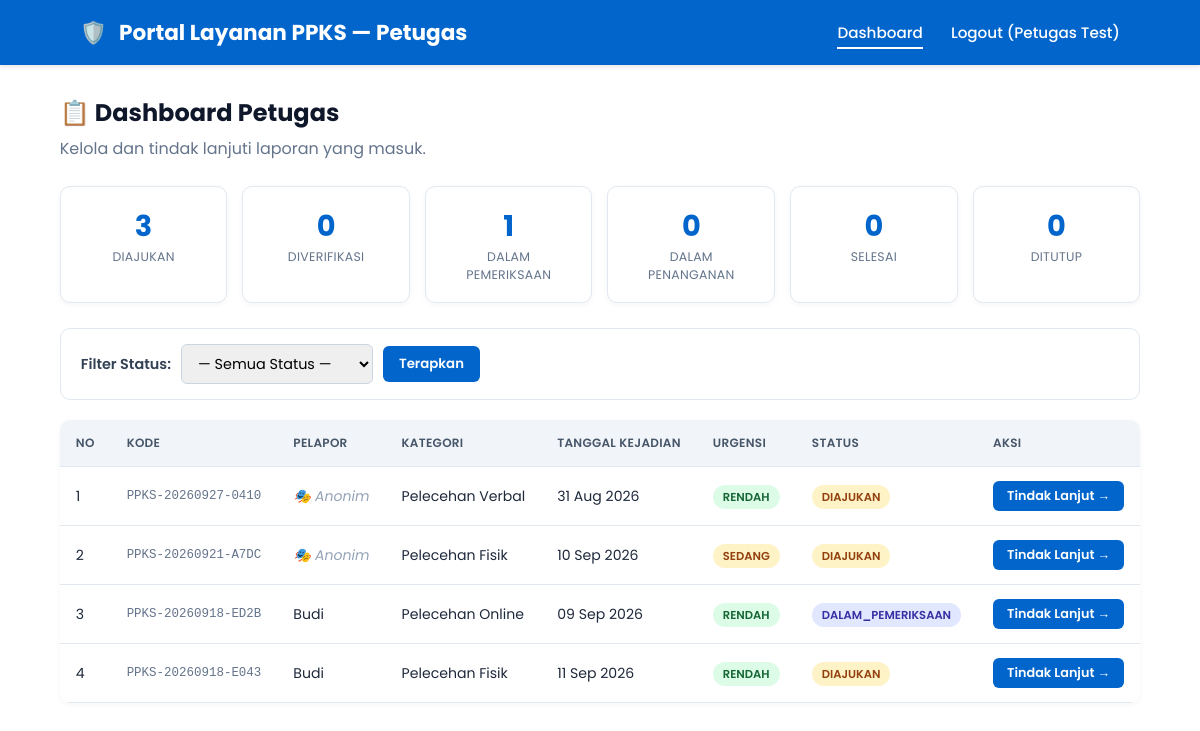
The page /petugas/index.php (signed in) on the database its author committed.
### tables this page shows
CREATE TABLE `reports` (
  `id` int(11) NOT NULL,
  `kode_laporan` varchar(30) NOT NULL,
  `user_id` int(11) NOT NULL,
  `category_id` int(11) NOT NULL,
  `tanggal_kejadian` date NOT NULL,
  `lokasi` varchar(255) NOT NULL,
  `kronologi` text NOT NULL,
  `terlapor` text DEFAULT NULL,
  `saksi` text DEFAULT NULL,
  `urgensi` enum('rendah','sedang','tinggi') DEFAULT 'sedang',
  `status` enum('diajukan','diverifikasi','dalam_pemeriksaan','dalam_penanganan','selesai','ditutup') DEFAULT 'diajukan',
  `anonim` tinyint(1) DEFAULT 0,
  `created_at` timestamp NOT NULL DEFAULT current_timestamp()
);

CREATE TABLE `categories` (
  `id` int(11) NOT NULL,
  `nama` varchar(100) NOT NULL,
  `deskripsi` text DEFAULT NULL,
  `status` tinyint(1) DEFAULT 1,
  `created_at` timestamp NOT NULL DEFAULT current_timestamp()
);

CREATE TABLE `user` (
  `id` int(11) NOT NULL,
  `nama` varchar(100) NOT NULL,
  `email` varchar(100) NOT NULL,
  `password` varchar(255) NOT NULL,
  `role` enum('admin','petugas','pelapor') DEFAULT 'pelapor',
  `no_hp` varchar(20) DEFAULT NULL,
  `created_at` timestamp NOT NULL DEFAULT current_timestamp()
);

### petugas/index.php (the view, shortened to what this page needs)
<?php
include '../config/database.php';
$username   = $_SESSION['username'];
$where = "WHERE 1=1";
$query = "SELECT r.*,
                 u.nama AS nama_pelapor,
                 c.nama AS nama_kategori
          FROM reports r
          LEFT JOIN user u ON r.user_id = u.id
          LEFT JOIN categories c ON r.category_id = c.id
          $where
          ORDER BY r.created_at DESC";
$result = mysqli_query($conn, $query);
$stats = [];
$stat_query = mysqli_query($conn, "SELECT status, COUNT(*) as total FROM reports GROUP BY status");
while ($s = mysqli_fetch_assoc($stat_query)) {
    $stats[$s['status']] = $s['total'];
}
function badge_status($status) {
    $map = [
        'diajukan'          => ['bg' => '#fef3c7', 'text' => '#92400e'],
        'diverifikasi'      => ['bg' => '#dbeafe', 'text' => '#1e40af'],
        'dalam_pemeriksaan' => ['bg' => '#e0e7ff', 'text' => '#3730a3'],
        'dalam_penanganan'  => ['bg' => '#fed7aa', 'text' => '#9a3412'],
        'selesai'           => ['bg' => '#dcfce7', 'text' => '#166534'],
        'ditutup'           => ['bg' => '#e2e8f0', 'text' => '#475569'],
    ];
    $c = $map[$status] ?? ['bg' => '#f1f5f9', 'text' => '#475569'];
    return "<span style='background:{$c['bg']};color:{$c['text']};padding:4px 10px;border-radius:20px;font-size:0.72rem;font-weight:600;text-transform:uppercase;'>" . htmlspecialchars($status) . "</span>";
}
function badge_urgensi($urgensi) {
    $map = [
        'rendah' => ['bg' => '#dcfce7', 'text' => '#166534'],
        'sedang' => ['bg' => '#fef3c7', 'text' => '#92400e'],
        'tinggi' => ['bg' => '#fee2e2', 'text' => '#991b1b'],
    ];
    $c = $map[$urgensi] ?? ['bg' => '#f1f5f9', 'text' => '#475569'];
    return "<span style='background:{$c['bg']};color:{$c['text']};padding:4px 10px;border-radius:20px;font-size:0.72rem;font-weight:600;text-transform:uppercase;'>" . htmlspecialchars($urgensi) . "</span>";
}
?>
<!DOCTYPE html>
<html lang="id">
<head>
    <link rel="stylesheet" href="../assets/style.css">
</head>
<body>
    <header class="navbar">
        <div class="logo"><span>🛡️</span> Portal Layanan PPKS — Petugas</div>
        <ul class="nav-links">
            <li><a href="index.php" class="active">Dashboard</a></li>
            <li><a href="../logout.php">Logout (<?= htmlspecialchars($username); ?>)</a></li>
        </ul>
    </header>
    <div class="container">
        <h2>📋 Dashboard Petugas</h2>
        <p class="subtitle">Kelola dan tindak lanjuti laporan yang masuk.</p>
        <div class="stats-grid">
            <div class="stat-card">
                <div class="number"><?= $stats['diajukan'] ?? 0; ?></div>
                <div class="label">Diajukan</div>
            </div>
            <div class="stat-card">
                <div class="number"><?= $stats['diverifikasi'] ?? 0; ?></div>
                <div class="label">Diverifikasi</div>
            </div>
            <div class="stat-card">
                <div class="number"><?= $stats['dalam_pemeriksaan'] ?? 0; ?></div>
                <div class="label">Dalam Pemeriksaan</div>
            </div>
            <div class="stat-card">
                <div class="number"><?= $stats['dalam_penanganan'] ?? 0; ?></div>
                <div class="label">Dalam Penanganan</div>
            </div>
            <div class="stat-card">
                <div class="number"><?= $stats['selesai'] ?? 0; ?></div>
                <div class="label">Selesai</div>
            </div>
            <div class="stat-card">
                <div class="number"><?= $stats['ditutup'] ?? 0; ?></div>
                <div class="label">Ditutup</div>
            </div>
        </div>
        <form method="GET" class="filter-bar">
            <label for="status">Filter Status:</label>
            <select name="status" id="status">
                <option value="">— Semua Status —</option>
            </select>
            <button type="submit">Terapkan</button>
        </form>
        <?php if (mysqli_num_rows($result) > 0): ?>
            <table class="laporan-table">
                <thead>
                    <tr>
                        <th>No</th>
                        <th>Kode</th>
                        <th>Pelapor</th>
                        <th>Kategori</th>
                        <th>Tanggal Kejadian</th>
                        <th>Urgensi</th>
                        <th>Status</th>
                        <th>Aksi</th>
                    </tr>
                </thead>
                <tbody>
                    <?php $no = 1; while ($row = mysqli_fetch_assoc($result)): ?>
                        <tr>
                            <td><?= $no++; ?></td>
                            <td class="kode"><?= htmlspecialchars($row['kode_laporan']); ?></td>
                            <td>
                                <?php if ($row['anonim'] == 1): ?>
                                    <em style="color:#94a3b8;">🎭 Anonim</em>
                                <?php else: ?>
                                    <?= htmlspecialchars($row['nama_pelapor'] ?? 'Unknown'); ?>
                                <?php endif; ?>
                            </td>
                            <td><?= htmlspecialchars($row['nama_kategori'] ?? '-'); ?></td>
                            <td><?= date('d M Y', strtotime($row['tanggal_kejadian'])); ?></td>
                            <td><?= badge_urgensi($row['urgensi']); ?></td>
                            <td><?= badge_status($row['status']); ?></td>
                            <td>
                                <a href="tindak_lanjut.php?id=<?= $row['id']; ?>" class="btn-tindak">Tindak Lanjut →</a>
                            </td>
                        </tr>
                    <?php endwhile; ?>
                </tbody>
            </table>
        <?php endif; ?>
    </div>
</body>
</html>

### assets/style.css (style rules this page uses)
* { margin: 0; padding: 0; box-sizing: border-box; font-family: 'Poppins', sans-serif; }
body { background-color: #ffffff; color: #1e293b; display: flex; flex-direction: column; min-height: 100vh; }
.navbar { background-color: #0265cb; padding: 16px 80px; display: flex; justify-content: space-between; align-items: center; box-shadow: 0 2px 4px rgba(0, 0, 0, 0.1); }
.navbar .logo { display: flex; align-items: center; gap: 12px; color: #ffffff; font-size: 1.35rem; font-weight: 700; }
.navbar .nav-links { display: flex; gap: 28px; list-style: none; }
.navbar .nav-links a { color: #ffffff; text-decoration: none; font-size: 0.95rem; font-weight: 500; transition: opacity 0.2s; }
.navbar .nav-links a.active { border-bottom: 2px solid #ffffff; padding-bottom: 4px; }

### petugas/index.php (style rules this page uses)
.container { max-width: 1200px; margin: 30px auto; padding: 0 20px; }
.container h2 { color: #0f172a; margin-bottom: 6px; }
.container .subtitle { color: #64748b; margin-bottom: 25px; }
.stats-grid { display: grid; grid-template-columns: repeat(auto-fit, minmax(150px, 1fr)); gap: 15px; margin-bottom: 25px; }
.stat-card { background: #fff; border: 1px solid #e2e8f0; border-radius: 10px; padding: 18px; text-align: center; box-shadow: 0 2px 6px rgba(0,0,0,0.04); }
.stat-card .number { font-size: 1.8rem; font-weight: 700; color: #0265cb; }
.stat-card .label { font-size: 0.78rem; color: #64748b; text-transform: uppercase; letter-spacing: 0.3px; }
.filter-bar { background: #fff; padding: 15px 20px; border-radius: 10px; margin-bottom: 20px; border: 1px solid #e2e8f0; display: flex; gap: 10px; align-items: center; flex-wrap: wrap; }
.filter-bar label { font-weight: 600; color: #334155; font-size: 0.9rem; }
.filter-bar select { padding: 8px 12px; border-radius: 6px; border: 1px solid #cbd5e1; font-size: 0.9rem; }
.filter-bar button { background: #0265cb; color: #fff; border: none; padding: 8px 16px; border-radius: 6px; cursor: pointer; font-weight: 600; }
.laporan-table { width: 100%; background: #fff; border-collapse: collapse; border-radius: 10px; overflow: hidden; box-shadow: 0 2px 6px rgba(0,0,0,0.04); }
.laporan-table thead { background: #f1f5f9; }
.laporan-table th, .laporan-table td { padding: 14px 16px; text-align: left; font-size: 0.88rem; border-bottom: 1px solid #e2e8f0; }
.laporan-table th { color: #475569; font-weight: 600; text-transform: uppercase; font-size: 0.75rem; letter-spacing: 0.3px; }
.laporan-table .kode { font-family: 'Courier New', monospace; font-size: 0.78rem; color: #64748b; }
.btn-tindak { display: inline-block; background: #0265cb; color: #fff; padding: 6px 14px; border-radius: 6px; text-decoration: none; font-size: 0.8rem; font-weight: 600; transition: background 0.2s; }

### rows shown on the page
reports: kode_laporan "PPKS-20260927-0410", anonim "🎭 Anonim", category.nama "Pelecehan Verbal", tanggal_kejadian "31 Aug 2026", urgensi "RENDAH", status "DIAJUKAN"
reports: kode_laporan "PPKS-20260921-A7DC", anonim "🎭 Anonim", category.nama "Pelecehan Fisik", tanggal_kejadian "10 Sep 2026", urgensi "SEDANG", status "DIAJUKAN"
reports: kode_laporan "PPKS-20260918-ED2B", user.nama "Budi", category.nama "Pelecehan Online", tanggal_kejadian "09 Sep 2026", urgensi "RENDAH", status "DALAM_PEMERIKSAAN"
reports: kode_laporan "PPKS-20260918-E043", user.nama "Budi", category.nama "Pelecehan Fisik", tanggal_kejadian "11 Sep 2026", urgensi "RENDAH", status "DIAJUKAN"

### other values the page prints
$username "Petugas Test"
$stats['diajukan'] "3"
$stats['diverifikasi'] "0"
$stats['dalam_pemeriksaan'] "1"
$stats['dalam_penanganan'] "0"
$stats['selesai'] "0"
$stats['ditutup'] "0"
